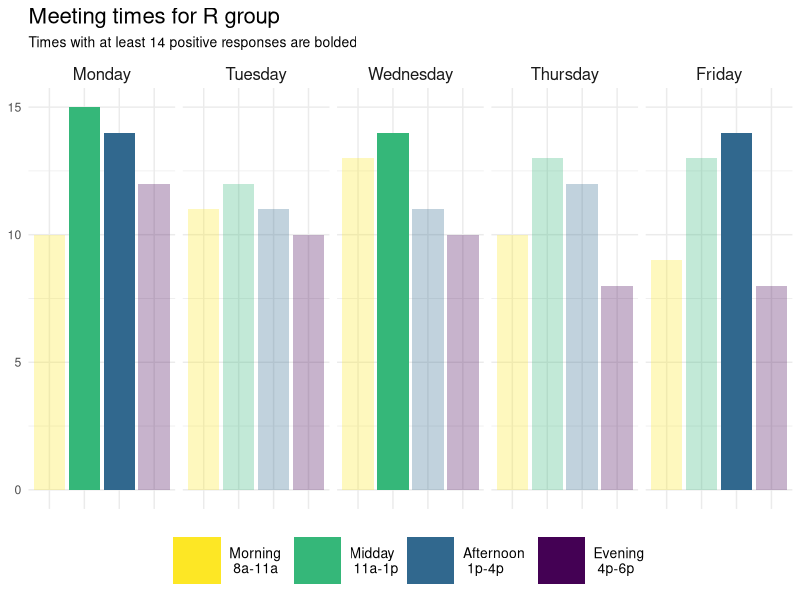

Reproduce this figure in R.

## @knitr dm

library(tidyverse)
library(here)

rusersOrig <- readxl::read_excel(here("data", "R users group list 0527_136PM.xlsx"))

# I had already taken a manual look at the data before doing this
# also when I was building this code I was outputting new datasets in between steps
# so I could see how the sample size changed, etc.
# then I put it all together at the end into one big data step
# %>% is the pipe operator https://r4ds.had.co.nz/pipes.html
rusers <- rusersOrig %>%
  
  # Because of the way Qualtrics data imports, there is an extra row here with the variable labels
  # Get rid of it by saying 'keep all rows that have a StartDate NOT EQUAL to "Start Date"
  # filter() keeps rows that return TRUE for a given condition(s)
  filter(StartDate != "Start Date") %>%
  
  
  # select() keeps the variables that I want
  # you can rename on the fly newVar = oldVar
  # the other option is the rename() function
  select(morning = Q2_1, 
         midday = Q2_2, 
         afternoon = Q2_3, 
         evening = Q2_4) %>%
  
  # Since I deidentified the data, want to make an ID so I can transpose
  # rownames_to_column() takes the sequential rowname and makes an ID var
  # Lots of other ways to do this, could make a random number, etc.
  # This is really only necessary for the pivoting.
  rownames_to_column(var="ID") %>%

  # Now I want to pivot to long format for easier data processing
  # this takes the 4 time variables and transposes them
  # now I only have to work on one column, rather than 4
  
  # start: 
  # ID morning midday afternoon evening
  # end: 
  # ID morning mon/tues/etc.
  # ID midday mon/tues/etc.
  # ID afternoon mon/tues/etc.
  # ...
  pivot_longer(cols=c(morning, midday, afternoon, evening), 
               names_to = "time", 
               values_to = "days") %>%
  
  # Keep only the rows that have NON-MISSING data for the 'days' column. 
  # This exists because some people didn't check any days for a given time 
  # (i.e., someone who never wanted to meet in the morning)
  filter(!is.na(days)) %>%
  
  # mutate() is the wrapper for new variables
  # within the mutate() function, you can make lots of variables. 
  # newVar = thing to make newvar, 
  # str_detect() is part of the stringr package. It returns a Boolean TRUE/FALSE 
  # variable that is TRUE if the given string was detected, and FALSE if not
  # 5 new variables, each a boolean with info about whether or not that person can meet on that day
  mutate(mon = str_detect(days, "Monday"), 
         tues = str_detect(days, "Tuesday"), 
         wed = str_detect(days, "Wednesday"), 
         thurs = str_detect(days, "Thursday"), 
         fri = str_detect(days, "Friday")) %>%
  
  # select() can also drop variables if you put the - in front
  # dropping ID and the original 'days' variable. 
  # I now have info fromd ays in the mon/tues/wed/thurs/fri variables
  select(-ID, -days) %>%
  
  
  # Another transpose/pivot 
  # want to keep the 'day' information in one column
  # so now the columns of this data will be: 
  # time day tf
  pivot_longer(cols=c(mon, tues, wed, thurs, fri), 
               names_to = "day", 
               values_to = "tf") %>%
  
  # only keep the days that are TRUE 
  # this will allow us to count the total number of TRUEs per time/day
  filter(tf==TRUE) %>%
  
  # since we have kept TRUEs only, don't need that var anymore
  select(-tf) %>%
  
  # group_by() gets your data ready to calculate numbers by a given grouping
  # for every combination of time and day
  group_by(time, day) %>%
  
  # summarise() is used after group by to create summary stats
  # you can also use things like mean(), sum(), etc. 
  # count the number of times that combination occurs using n()
  summarise(count = n()) %>%
  
  # get rid of the grouping (other functions won't work if you keep it implicitly grouped)
  # our dataset now has one row for every time-day combination
  # and a count of how many times that combination occurred
  ungroup() %>%
  
  # making factor variables that look nicer for display purposes
  # factor() takes a given variable and allows you to define the levels 
  # and associate a label with each level
  mutate(time = factor(time, 
                       levels = c("morning", "midday", "afternoon", "evening"), 
                       labels = c("morning" = "Morning \n 8a-11a", 
                                  "midday" = "Midday \n 11a-1p", 
                                  "afternoon" = "Afternoon \n 1p-4p", 
                                  "evening" = "Evening \n 4p-6p")), 
         day = factor(day, 
                      levels = c("mon", "tues", "wed", "thurs", "fri"), 
                      labels = c("mon" = "Monday", 
                                 "tues" = "Tuesday", 
                                 "wed" = "Wednesday", 
                                 "thurs" = "Thursday", 
                                 "fri" = "Friday")), 
         
         # if_else() statement -- pretty standard
         gt14 = if_else(condition = count>=14, 
                        true = 1, 
                        false = 0)) %>%
  
  # arrange() arranges data according to vars
  # factors will be arranged in their order
  # just doing this here to demonstrate
  arrange(time, day)



## @knitr graph

# initialize our plot with the data, and what the x and y axes are
ggplot(data=rusers, 
       aes(x=time, 
           y=count)) +
  
  # make a bar chart
  # this will 'inherit' the aesthetics we defined above
  # so, y is the COUNT and x is the TIME
  # fill means that the color for each bar is defined by TIME
  # alpha is the transparency, since I want to bold the times that were given by >= 14 people
  # have to use factor() because ggplot needs to know that there are 2 levels to this variable
  # that's how it will assign transparencies
  # you'll see a little warning from R on using transparencies for a discrete variable
  # I don't get why it has a problem with this. I think it makes sense! 
  geom_bar(aes(fill=time, alpha=factor(gt14)), 
           stat="identity") + 
  
  # this sets the alpha to be within a given range
  # since there are two values, I think one will be at the low end and one at the high end
  # can tweak this to make it look how you want
  # am not as familiar with alpha
  # also lots of ggplot is tweaking until it looks right
  # just beware that the plot window in RStudio might look different than when you output to png or pdf
  scale_alpha_discrete(range=c(0.3, 1)) + 
  
  # change colors to be the viridis scale (regular ggplot colors are yucky)
  # the _d in the command means for discrete variables 
  # direction means that I want to reverse the default ordering of the colors
  scale_fill_viridis_d(direction=-1) + 
  
  # create this barplot separately for each DAY
  # display them in one row
  facet_wrap(~day, 
             nrow=1) + 
  
  # get rid of the usual ggplot theme
  # https://ggplot2.tidyverse.org/reference/ggtheme.html
  theme_minimal() + 
  
  # tweak lots of the little theme options
  # there are almost endless options here
  # lots of trial and error
  # help page for ?theme
  theme(legend.position = "bottom", # legend at bottom
        legend.title = element_blank(), # remove legend title
        axis.text.x = element_blank(), # remove axis text (labeled times -- pretty intuitive based on legend)
        axis.title.x = element_blank(), # remove x axis title ('time')
        axis.title.y = element_blank(),  # remove y axis title ('count')
        strip.text = element_text(size=12), # change the font size for the facet titles - Monday, etc.
        plot.title = element_text(size=16), # change the font size for the plot title
        plot.subtitle = element_text(size=10), # change the font size for the subtitle
        legend.text = element_text(size=10), # change the font size in the legend
        legend.spacing.x = unit(0.7, 'cm')) + # space out the legend so it can handle the increased font size and increased square sizes
  
  # I don't want a legend (guide) for the transparency - will put this in a subtitle
  # making the square boxes of the color legend larger
  guides(alpha=FALSE, 
         fill = guide_legend(override.aes = list(size = 12))) + 
  
  # add some informative labels
  labs(title = "Meeting times for R group", 
       subtitle = "Times with at least 14 positive responses are bolded")





